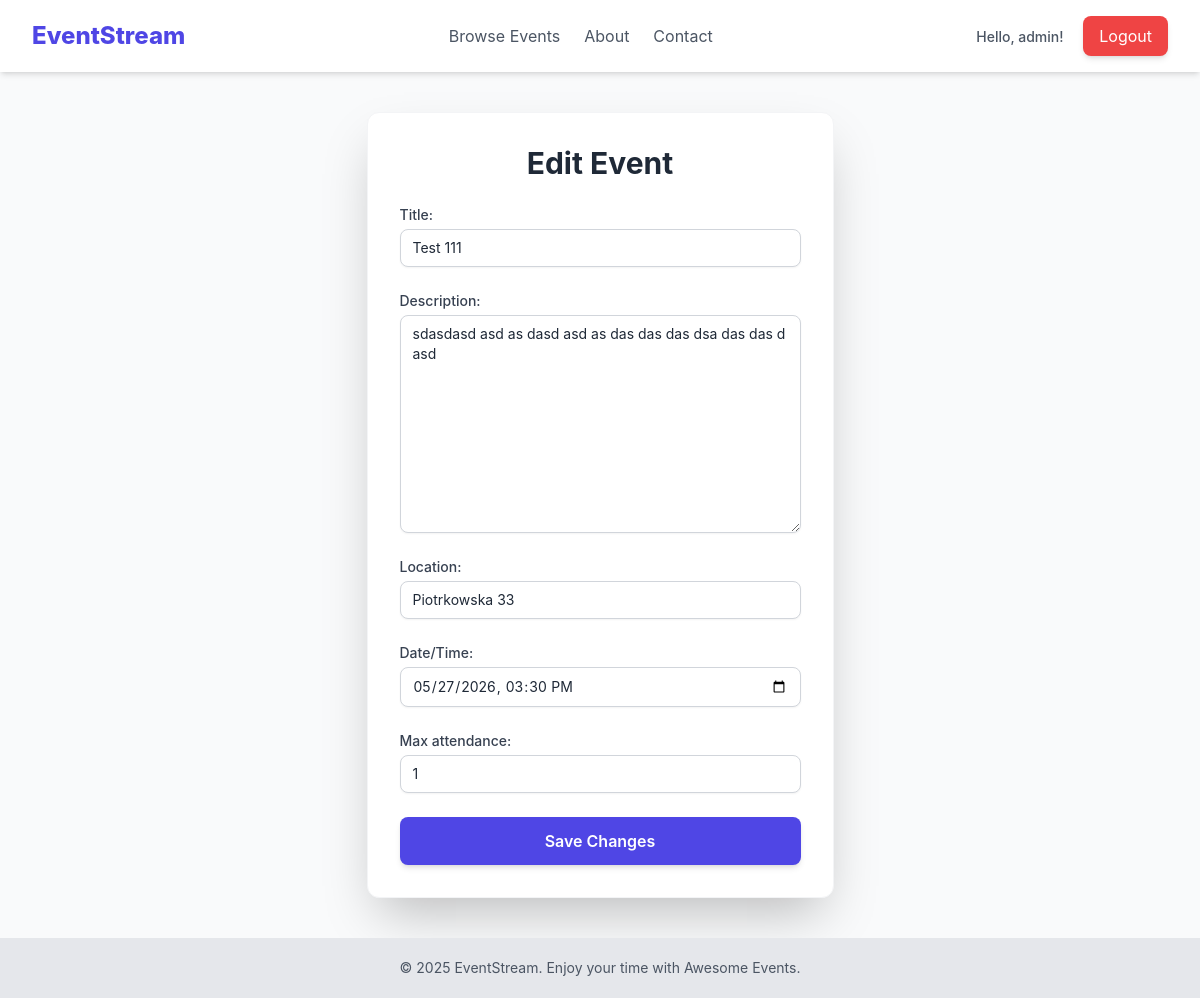
Before: /events/5/edit (signed in) with the older database file.
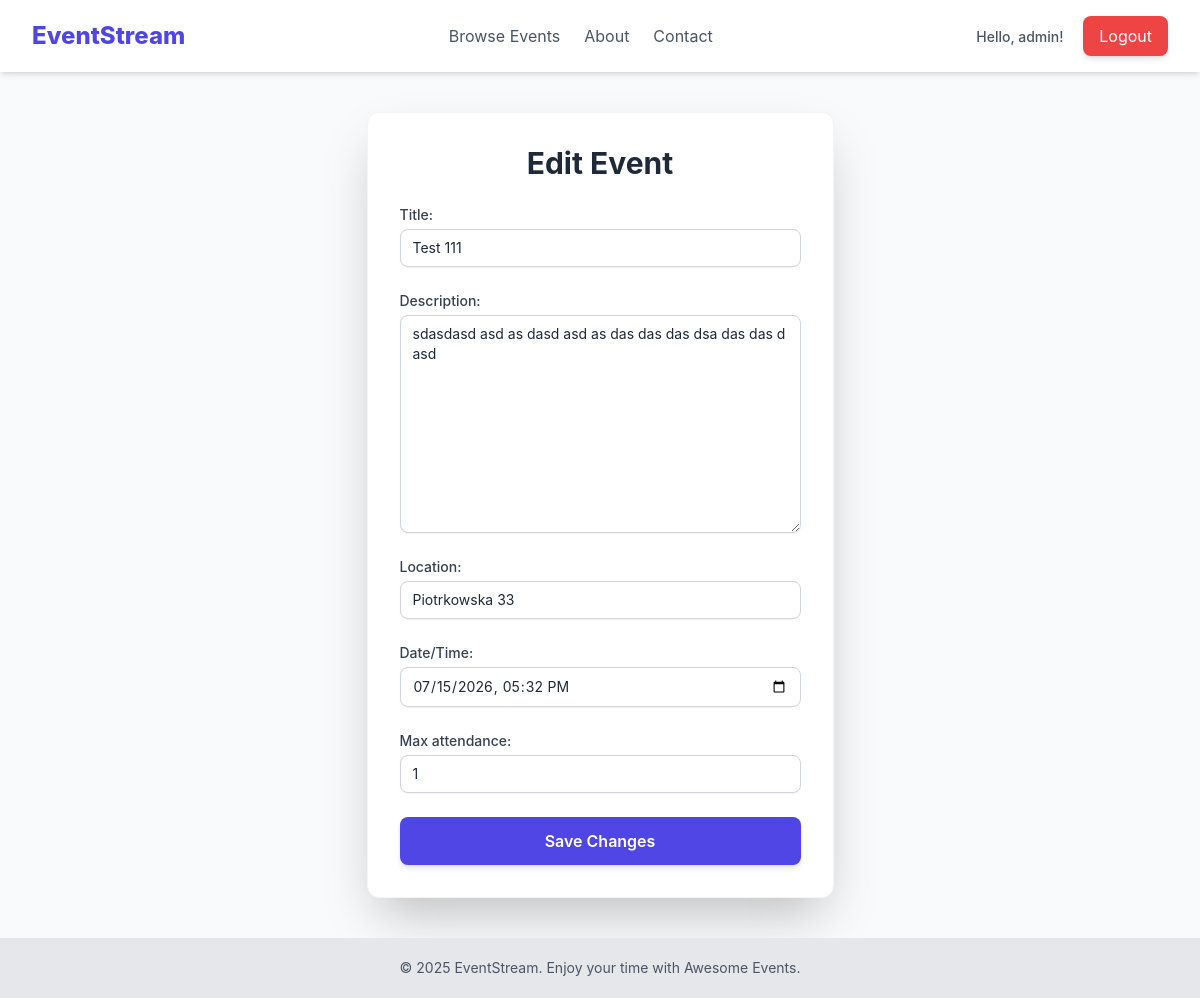
After: the same page with the newer database file.
### events/models.py (models this page shows, shortened)
class Event(models.Model):
    title = models.CharField(max_length=200)
    description = models.TextField()
    location = models.CharField(max_length=255)
    date_time = models.DateTimeField()
    creator = models.ForeignKey(settings.AUTH_USER_MODEL, on_delete=models.CASCADE)
    created_at = models.DateTimeField(auto_now_add=True)
    updated_at = models.DateTimeField(auto_now=True)
    max_attendance = models.IntegerField(default=0, blank=True)

### events/views.py (the view)
# urls.py: path('<int:pk>/edit', views.EventUpdateView.as_view(), name='event_update'),
class EventUpdateView(LoginRequiredMixin, ModeratorRequiredMixin, UpdateView):
    model = Event
    form_class = EventForm
    template_name = 'events/event_form.html'
    def test_func(self):
        event = self.get_object()
        return event.creator == self.request.user and self.request.user.is_moderator

### events/forms.py
class EventForm(forms.ModelForm):
    date_time = forms.DateTimeField(widget=forms.widgets.DateTimeInput(attrs={'type': 'datetime-local'}),
                                    label='Date/Time')
    class Meta:
        model = Event
        fields = ['title', 'description', 'location', 'date_time', 'max_attendance']
        widgets = {
            'title': forms.TextInput(attrs={'class': 'w-full px-3 py-2 border rounded-lg focus:ring-indigo-500 focus:border-indigo-500'}),
            'description': forms.Textarea(attrs={'class': 'w-full px-3 py-2 border rounded-lg focus:ring-indigo-500 focus:border-indigo-500'}),
            'location': forms.TextInput(attrs={'class': 'w-full px-3 py-2 border rounded-lg focus:ring-indigo-500 focus:border-indigo-500'}),
            'max_attendees': forms.NumberInput(attrs={'class': 'w-full px-3 py-2 border rounded-lg focus:ring-indigo-500 focus:border-indigo-500'}),
        }

### events/templates/events/event_form.html (shortened to what this page needs)
{% extends "base.html" %}
{% load widget_tweaks %}
{% block content %}
<div class="max-w-2xl mx-auto bg-white p-8 rounded-xl shadow-2xl border border-gray-100">
    <h1 class="text-3xl font-bold text-gray-800 mb-6 text-center">
        {% if view.object %}Edit Event{% else %}Create New Event{% endif %}
    </h1>
    <form method="post" class="space-y-6">
        {% for field in form %}
            <div class="mb-4">
                <label class="block text-sm font-medium text-gray-700 mb-1" for="{{ field.id_for_label }}">
                    {{ field.label }}:
                </label>
                {% render_field field class="mt-1 block w-full px-3 py-2 border border-gray-300 rounded-lg shadow-sm focus:outline-none focus:ring-indigo-500 focus:border-indigo-500 sm:text-sm" %}
            </div>
        {% endfor %}
        <button type="submit"
                class="w-full py-3 px-4 bg-indigo-600 text-white font-semibold rounded-lg shadow-md hover:bg-indigo-700 transition duration-300 transform hover:scale-[1.01]">
            {% if view.object %}Save Changes{% else %}Create Event{% endif %}
        </button>
    </form>
</div>
{% endblock %}

Changed rows visible on the page:
changed Event "Test 111": date_time "05/27/2026 15:30" → "07/15/2026 17:32"
